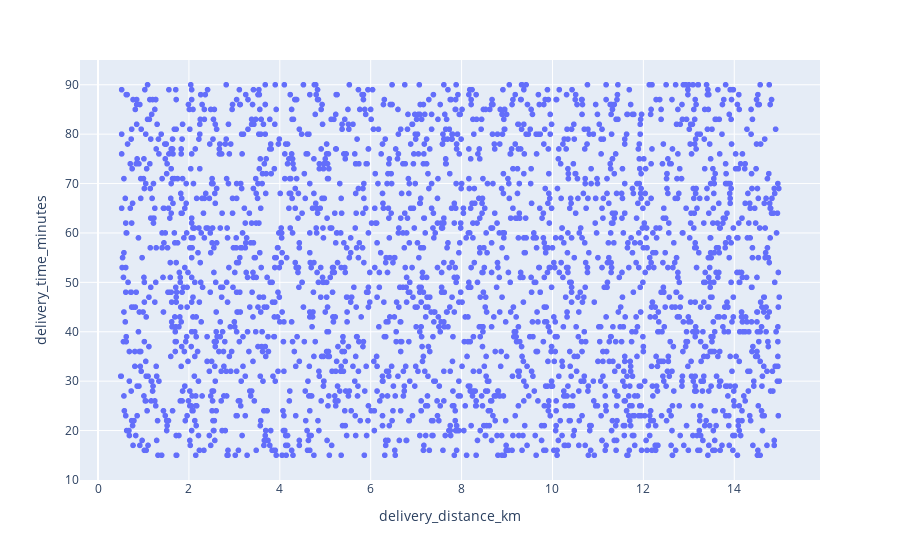

Write notebook code for a chart like this one.
### Markdown cell above
BEN

### Code cell
fig1 = px.scatter(food, x = "delivery_distance_km", y = "delivery_time_minutes")
fig1.show()

#Plot the delivery distance vs the delivery time

### Figure 1 — Plotly figure (JSON) as saved in the notebook; plotly's stock layout.template omitted (floating-point values rounded to 4 significant figures; data arrays with more than 128 entries replaced by an {"elided": "..."} marker saying what was removed)
{"data": [{"hovertemplate": "delivery_distance_km=%{x}<br>delivery_time_minutes=%{y}<extra></extra>", "legendgroup": "", "marker": {"color": "#636efa", "symbol": "circle"}, "mode": "markers", "name": "", "showlegend": false, "type": "scattergl", "x": {"elided": "2600 float values"}, "xaxis": "x", "y": {"elided": "2600 int values"}, "yaxis": "y"}], "layout": {"legend": {"tracegroupgap": 0}, "margin": {"t": 60}, "xaxis": {"anchor": "y", "domain": [0, 1], "title": {"text": "delivery_distance_km"}}, "yaxis": {"anchor": "x", "domain": [0, 1], "title": {"text": "delivery_time_minutes"}}}}
